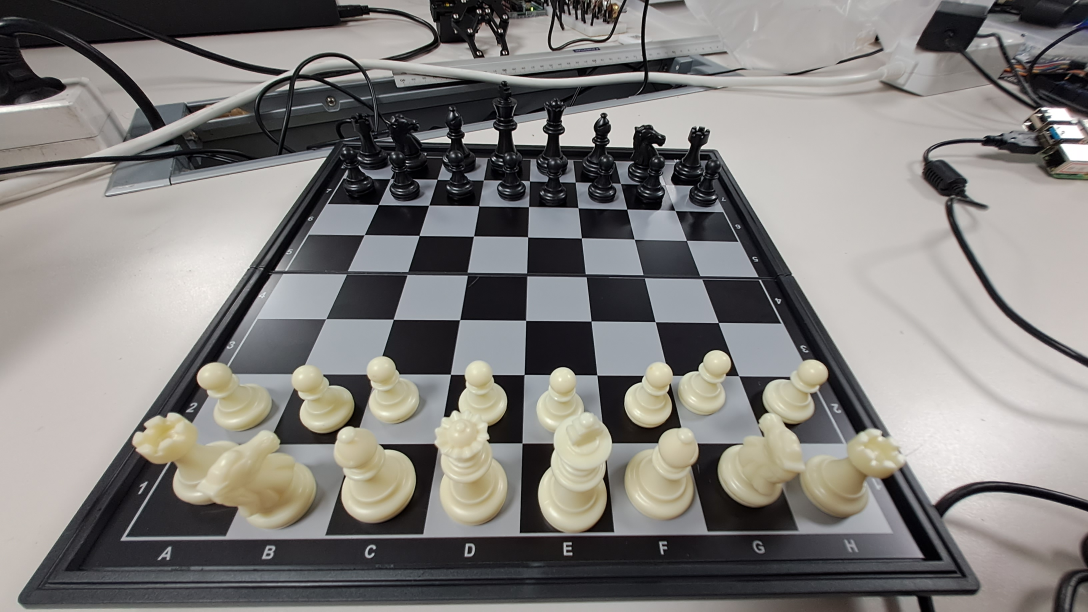
#> input picture ChessRobot/test.jpeg, 3264 x 1836 px (shown at 1/3 size)
$ python -i webcam_warp_streaming_server.py   (imports and definitions only)
#> lines starting #> are read from the running program, lines starting #| are printed output that depends on the picture; after the words box and inside, x2 and y2 are one past the last pixel; in counts of white or black regions, pixels touching at a corner belong together
#> further down, picture is the input picture: shape (1836, 3264, 3); mean B, G, R 124.3, 126.8, 129.2
from flask import Flask, Response
import cv2
import numpy as np
from sklearn.cluster import KMeans

# [2 lines not run here, left out]

def find_chessboard_corners(frame):
    gray = cv2.cvtColor(frame, cv2.COLOR_BGR2GRAY)
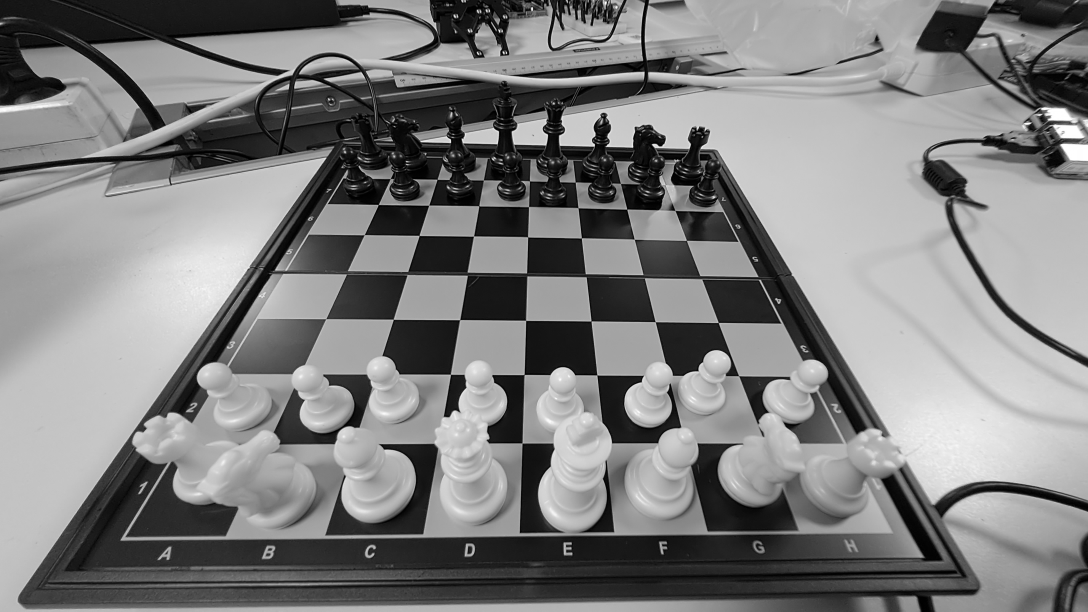
#> gray: shape (1836, 3264) (shown at 1/3 size); min 0, max 255, mean 127.2
    blur = cv2.GaussianBlur(gray, (5, 5), 0)
    edges = cv2.Canny(blur, 50, 150)
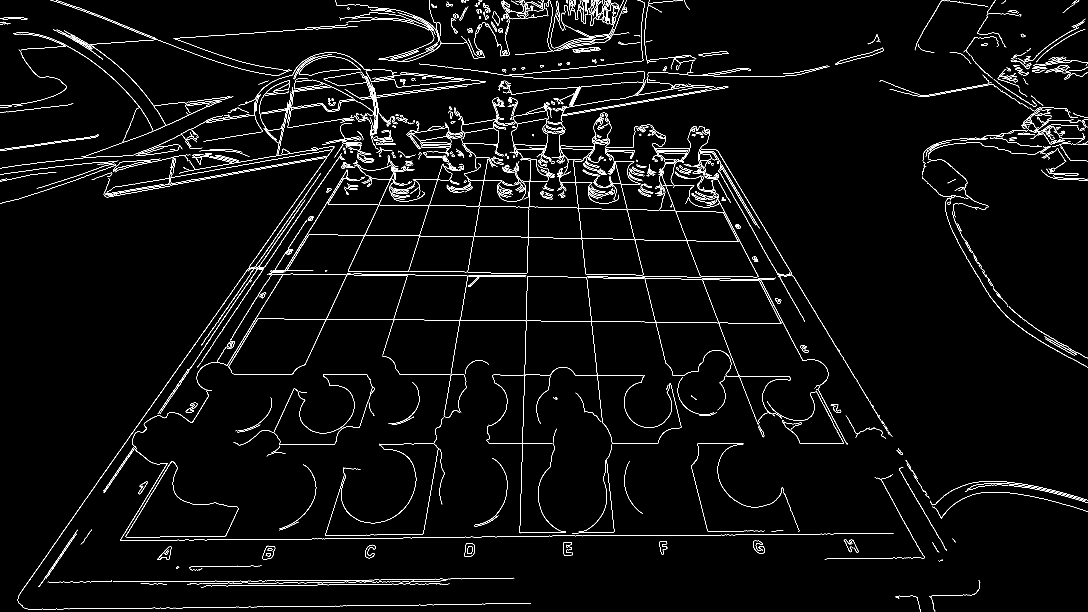
#> edges: shape (1836, 3264) (shown at 1/3 size); 2.2% white in thin lines or dots
    contours, _ = cv2.findContours(edges, cv2.RETR_EXTERNAL, cv2.CHAIN_APPROX_SIMPLE)
#> contours = 1135 contours, 813 with area under 20; largest, box (x1, y1, x2, y2) and area: (980, 824, 2485, 1331) 50488, (1966, 839, 2345, 1129) 47969, (685, 956, 980, 1124) 35308, (376, 1384, 715, 1613) 35258, (1225, 368, 1354, 430) 3694
    max_area = 0
    best_quad = None
    for cnt in contours:
        epsilon = 0.02 * cv2.arcLength(cnt, True)
        approx = cv2.approxPolyDP(cnt, epsilon, True)
        if len(approx) == 4 and cv2.isContourConvex(approx):
            area = cv2.contourArea(approx)
            if area > max_area:
                max_area = area
                best_quad = approx
#> this loop made 1135 passes
#> (epsilon, area, max_area, best_quad) on passes 573, 923: (2.52, 267, 267, [[1128, 428], [1130, 433], [1185, 434], [1181, 429]]), (3.93, 555, 555, [[2185, 159], [2175, 153], [2095, 163], [2115, 168]])
#> (epsilon, area) on passes 576, 1035: (2.46, 226.5), (2.24, 445.5)
#> after the loop, max_area = 555
    if best_quad is not None:
        corners = best_quad.reshape(4, 2)
#> corners = [[2185, 159], [2175, 153], [2095, 163], [2115, 168]]
        return order_points(corners)
    return None

def order_points(pts):
    rect = np.zeros((4, 2), dtype="float32")
    s = pts.sum(axis=1)
#> s = [2344, 2328, 2258, 2283]
    rect[0] = pts[np.argmin(s)]
    rect[2] = pts[np.argmax(s)]
    diff = np.diff(pts, axis=1)
#> diff = [-2026, -2022, -1932, -1947]
    rect[1] = pts[np.argmin(diff)]
    rect[3] = pts[np.argmax(diff)]
    return rect

# [173 lines left out: functions warp_chessboard, find_orange_corners, find_green_corners, gen_warped_frames, gen_original_frames, gen_edges_frames, not called in this run]

# [3 lines that did not run here, left out]

# [3 lines that did not run here, left out]

# [3 lines that did not run here, left out]

# [19 lines that did not run here, left out]

# [2 lines not run here, left out]

>>> import cv2
>>> picture = cv2.imread('test.jpeg')
>>> result = find_chessboard_corners(picture)
#> result = [[2095, 163], [2185, 159], [2185, 159], [2095, 163]]
